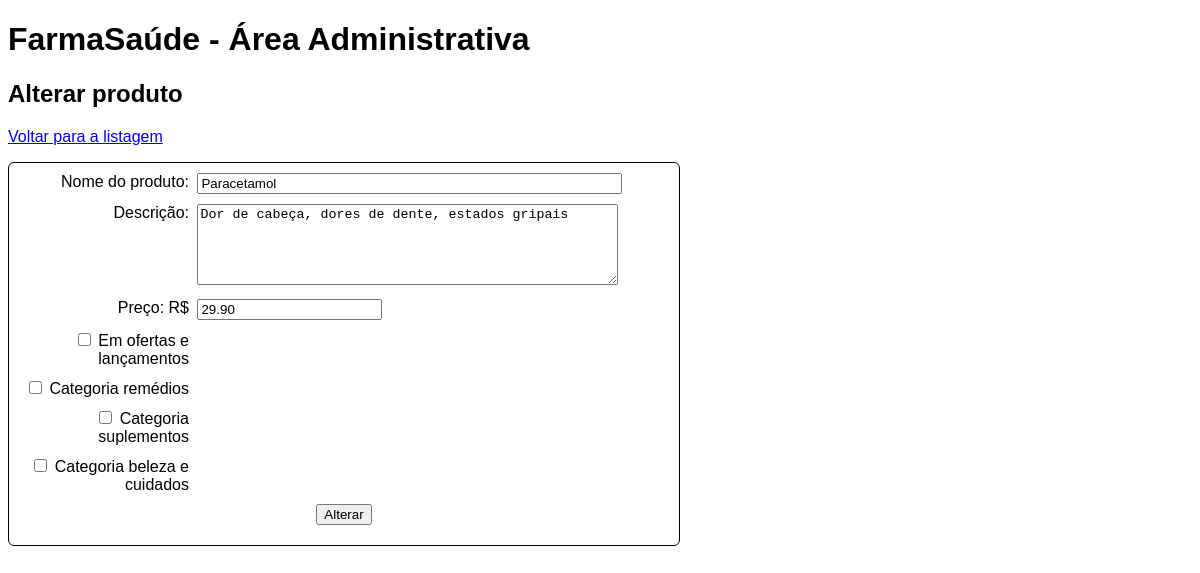
The page /admin/form_alterar_produto.php?id=1 on the database as committed earlier.
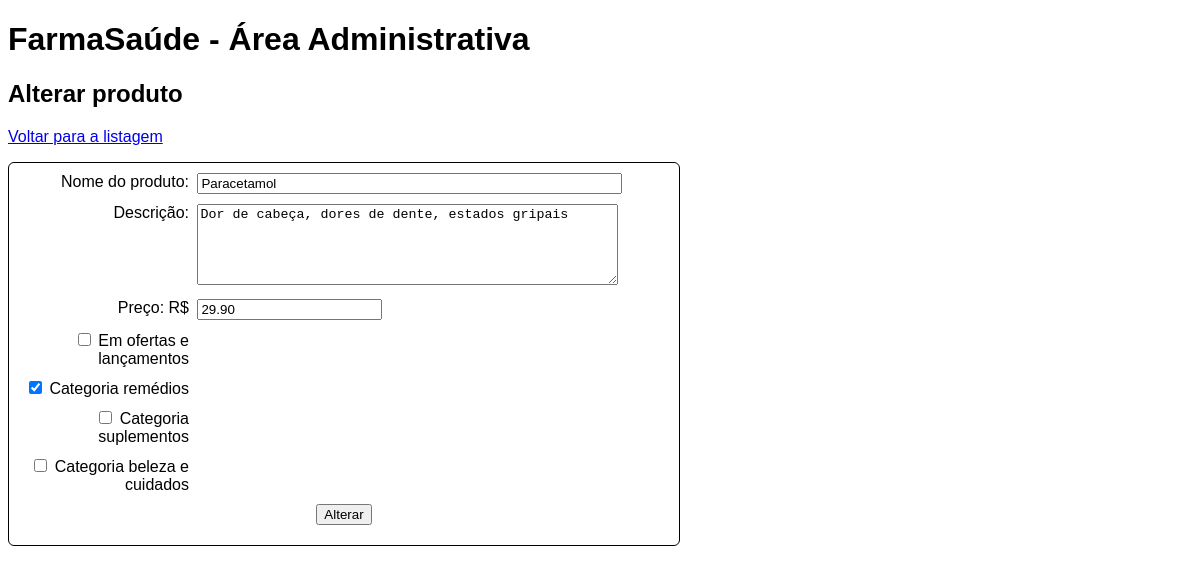
The same page on the database as committed later.
### tables this page shows
CREATE TABLE produtos (
	id INT NOT NULL AUTO_INCREMENT,
    nome VARCHAR(50) NOT NULL,
    descricao VARCHAR(255),
    preco DECIMAL(7, 2) NOT NULL,
    oferta BOOLEAN DEFAULT FALSE,
    remedio BOOLEAN DEFAULT FALSE,
    suplemento BOOLEAN DEFAULT FALSE,
    beleza BOOLEAN DEFAULT FALSE,
    PRIMARY KEY (id)
);

### funcoes.php (called while the page is built, shortened)
<?php
    function paraTexto($texto) {
        return htmlspecialchars($texto, ENT_QUOTES, "UTF-8");
    }
?>

### admin/form_alterar_produto.php (the view, shortened to what this page needs)
<?php
    require("../conexao.php");
    require("../funcoes.php");
    $id = intval($_GET["id"]);
    $sql = "SELECT * FROM produtos WHERE id = :id";
    $comando = $pdo->prepare($sql);
    $comando->bindParam(":id", $id);
    $comando->execute();
    $produto = $comando->fetch();
?>
<!DOCTYPE html>
<html>
    <head>
        <link rel="stylesheet" href="estilos.css">
    </head>
    <body>
        <h1>FarmaSaúde - Área Administrativa</h1>
        <h2>Alterar produto</h2>
        <p><a href="listar_produtos.php">Voltar para a listagem</a></p>
        <form action="alterar_produto.php" method="POST">
            <div>
                <label for="nome">Nome do produto:</label>
                <input type="text" id="nome" value="<?= paraTexto($produto["nome"]) ?>"
                    name="nome" size="50" maxlength="50" required>
            </div>
            <div>
                <label for="descricao">Descrição:</label>
                <textarea id="descricao" name="descricao" rows="5" cols="50" maxlength="255" required><?= paraTexto($produto["descricao"]) ?></textarea>
            </div>
            <div>
                <label for="preco">Preço: R$ </label>
                <input type="number" value="<?= $produto["preco"] ?>" id="preco" name="preco" step="any" min="0.01" required>
            </div>
            <div>
                <label><input type="checkbox" name="oferta" value="1" <?= $produto["oferta"] ? "checked" : "" ?>> Em ofertas e lançamentos</label>
            </div>
            <div>
                <label><input type="checkbox" name="remedio" value="1" <?= $produto["remedio"] ? "checked" : "" ?>> Categoria remédios</label>
            </div>
            <div>
                <label><input type="checkbox" name="suplemento" value="1" <?= $produto["suplemento"] ? "checked" : "" ?>> Categoria suplementos</label>
            </div>
            <div>
                <label><input type="checkbox" name="beleza" value="1" <?= $produto["beleza"] ? "checked" : "" ?>> Categoria beleza e cuidados</label>
            </div>
            <div id="divbotao">
                <button>Alterar</button>
            </div>
        </form>
    </body>
</html>

Rows that differ between the two databases and show on the page:
changed produtos "Paracetamol": remedio "☐" → "☑"
